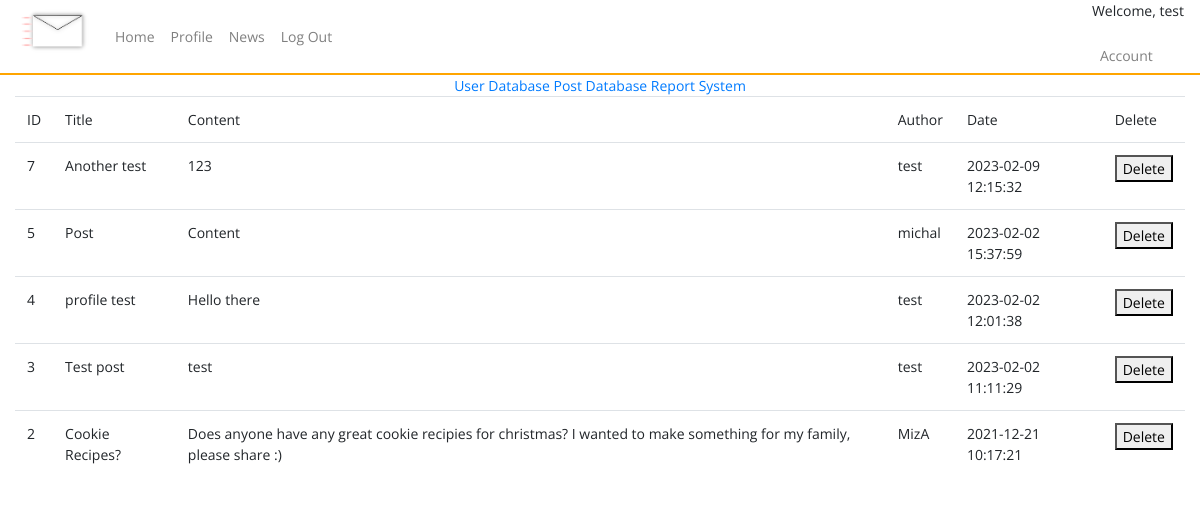
The page /admin/posts (signed in) on the database as committed earlier.
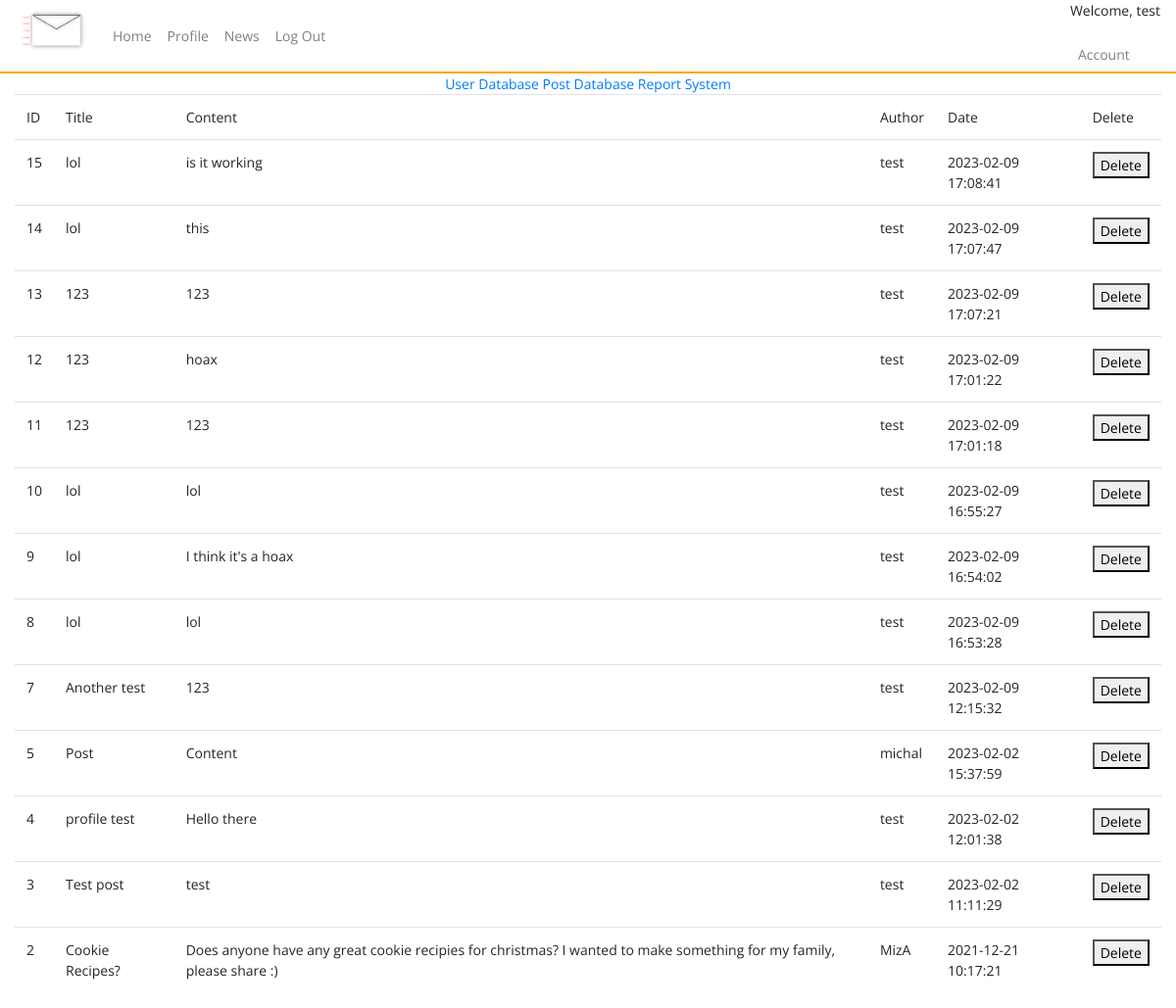
The same page on the database as committed later.
### tables this page shows
CREATE TABLE posts (
    ID INTEGER PRIMARY KEY AUTOINCREMENT,
    title TEXT NOT NULL,
    content TEXT NOT NULL,
    by_user TEXT NOT NULL,
    created_at timestamp default current_timestamp
, userID integer);

### app.py (the view)
@app.route("/admin/posts")
def admin_posts():
    if not session.get('username'):
        return redirect(url_for('home'))
    post_table=query_db('SELECT * FROM posts ORDER BY created_at DESC')
    return render_template("post_database.html", post_table = post_table)

### app.py (called while the page is built)
def query_db(query, args=(), one=False):
    con = g._database = sqlite3.connect(DATABASE)
    con.row_factory = sqlite3.Row
    cur = con.execute(query, args)
    rv = cur.fetchall()
    cur.close()
    return (rv[0] if rv else None) if one else rv

### templates/post_database.html (shortened to what this page needs)
{% include "admin.html" %}
<div class="container-fluid col">
    <table class="table">
        <tr>
            <td>ID</td>
            <td>Title</td>
            <td>Content</td>
            <td>Author</td>
            <td>Date</td>
            <td>Delete</td>
        </tr>
        <tr>
            {% for post in post_table %}
            <td>{{post.ID}}</td>
            <td>{{post.title}}</td>
            <td>{{post.content}}</td>
            <td>{{post.by_user}}</td>
            <td>{{post.created_at}}</td>
            <td><button type="button" onClick="{{url_for}}">Delete</td></tr>
            {% endfor %}
        </table>
    </div>

Rows that differ between the two databases and show on the page:
added posts: ID "15", title "lol", content "is it working", by_user "test", created_at "2023-02-09 17:08:41"
added posts: ID "14", title "lol", content "this", by_user "test", created_at "2023-02-09 17:07:47"
added posts: ID "13", title "123", content "123", by_user "test", created_at "2023-02-09 17:07:21"
added posts: ID "12", title "123", content "hoax", by_user "test", created_at "2023-02-09 17:01:22"
added posts: ID "11", title "123", content "123", by_user "test", created_at "2023-02-09 17:01:18"
added posts: ID "10", title "lol", content "lol", by_user "test", created_at "2023-02-09 16:55:27"
added posts: ID "9", title "lol", content "I think it's a hoax", by_user "test", created_at "2023-02-09 16:54:02"
added posts: ID "8", title "lol", content "lol", by_user "test", created_at "2023-02-09 16:53:28"
